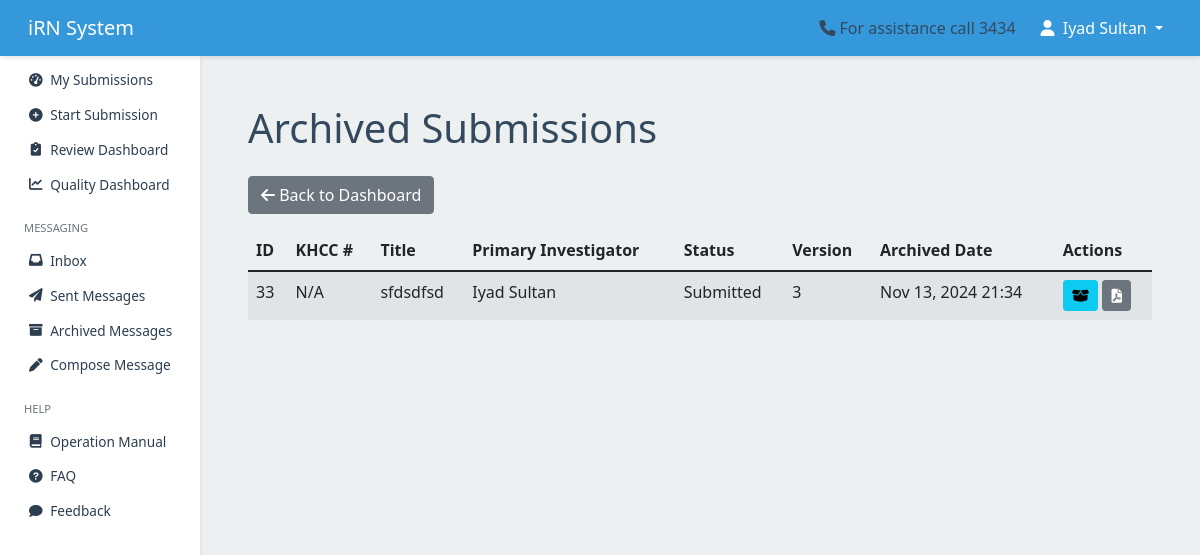
Screenshot of /submission/archived/ (signed in) with the database file from the repository.
### submission/models.py (models this page shows, shortened)
class Submission(models.Model):
    temporary_id = models.AutoField(primary_key=True)
    khcc_number = models.CharField(max_length=20, blank=True, null=True, unique=True)
    title = models.CharField(max_length=255)
    primary_investigator = models.ForeignKey(
        User, related_name='primary_investigations', on_delete=models.CASCADE
    )
    study_type = models.ForeignKey(StudyType, on_delete=models.SET_NULL, null=True)
    status = models.CharField(
        max_length=50,
        choices=get_submission_status_choices,
        default='draft'
    )
    date_created = models.DateTimeField(auto_now_add=True)
    last_modified = models.DateTimeField(auto_now=True)
    date_submitted = models.DateTimeField(blank=True, null=True)
    version = models.PositiveIntegerField(default=1)
    is_locked = models.BooleanField(default=False)
    is_archived = models.BooleanField(default=False)
    archived_at = models.DateTimeField(null=True, blank=True)
    show_in_irb = models.BooleanField(default=False, help_text="Toggle visibility for IRB members")
    show_in_rc = models.BooleanField(default=False, help_text="Toggle visibility for RC members")
    submitted_by = models.ForeignKey(
        User,
        related_name='submitted_submissions',
        on_delete=models.SET_NULL,
        null=True,
        blank=True,
        help_text="User who submitted the submission"
    )

### submission/views.py (the view)
# urls.py: path('archived/', views.archived_dashboard, name='archived_dashboard'),
@login_required
def archived_dashboard(request):
    submissions = Submission.objects.filter(
        is_archived=True
    ).select_related(
        'primary_investigator__userprofile'
    ).order_by('-date_created')
    return render(request, 'submission/archived_dashboard.html', {
        'submissions': submissions,
    })

### iRN/constants.py (called while the page is built)
def get_submission_status_choices():
    DEFAULT_CHOICES = SUBMISSION_STATUS_CHOICES
    try:
        choices = cache.get('submission_status_choices')
        if not choices:
            StatusChoice = apps.get_model('submission', 'StatusChoice')
            choices = list(StatusChoice.objects.filter(is_active=True).values_list('code', 'label'))
            if choices:
                cache.set('submission_status_choices', choices)
        return choices or DEFAULT_CHOICES
    except (OperationalError, LookupError):
        return DEFAULT_CHOICES

### submission/templates/submission/archived_dashboard.html (shortened to what this page needs)
{% extends 'users/base.html' %}
{% load static %}
{% block content %}
<div class="container mt-4">
    <h1 class="mb-4">Archived Submissions</h1>
    <div class="mb-3">
        <a href="{% url 'submission:dashboard' %}" class="btn btn-secondary">
            <i class="fas fa-arrow-left"></i> Back to Dashboard
        </a>
    </div>
    <div class="table-responsive">
        <table class="table table-striped">
            <thead>
                <tr>
                    <th>ID</th>
                    <th>KHCC #</th>
                    <th>Title</th>
                    <th>Primary Investigator</th>
                    <th>Status</th>
                    <th>Version</th>
                    <th>Archived Date</th>
                    <th>Actions</th>
                </tr>
            </thead>
            <tbody>
                {% for submission in submissions %}
                <tr>
                    <td>{{ submission.temporary_id }}</td>
                    <td>{{ submission.khcc_number|default:"N/A" }}</td>
                    <td>{{ submission.title }}</td>
                    <td>{{ submission.primary_investigator.get_full_name }}</td>
                    <td>{{ submission.get_status_display }}</td>
                    <td>{{ submission.version }}</td>
                    <td>{{ submission.archived_at|date:"M d, Y H:i" }}</td>
                    <td>
                        <button class="btn btn-sm btn-info unarchive-submission"
                                data-submission-id="{{ submission.temporary_id }}"
                                title="Unarchive Submission">
                            <i class="fas fa-box-open"></i>
                        </button>
                        <a href="{% url 'submission:download_submission_pdf' submission.temporary_id %}"
                           class="btn btn-sm btn-secondary"
                           title="Download PDF">
                            <i class="fas fa-file-pdf"></i>
                        </a>
                    </td>
                </tr>
                {% empty %}
                <tr>
                    <td colspan="9" class="text-center">No archived submissions found.</td>
                </tr>
                {% endfor %}
            </tbody>
        </table>
    </div>
</div>
{% endblock %}

### users/templates/users/base.html (shortened to what this page needs)
{% load static %}
<!DOCTYPE html>
<html lang="en">
<head>
    {% load static %}
    <link href="https://cdn.jsdelivr.net/npm/bootstrap@5.1.3/dist/css/bootstrap.min.css" rel="stylesheet">
    <link href="https://cdnjs.cloudflare.com/ajax/libs/font-awesome/6.0.0-beta3/css/all.min.css" rel="stylesheet">
    <link href="https://cdn.jsdelivr.net/npm/select2@4.1.0-rc.0/dist/css/select2.min.css" rel="stylesheet">
    <link href="https://cdn.jsdelivr.net/npm/select2-bootstrap-5-theme@1.3.0/dist/select2-bootstrap-5-theme.min.css" rel="stylesheet">
</head>
<body>
    <nav class="navbar navbar-expand-lg navbar-dark">
        <div class="container-fluid">
            <a class="navbar-brand" href="/">iRN System</a>
            <div class="collapse navbar-collapse justify-content-end" id="navbarNav">
                <span class="me-3"><i class="fas fa-phone me-1"></i>For assistance call 3434</span>
                {% if user.is_authenticated %}
                    <ul class="navbar-nav">
                        <li class="nav-item dropdown">
                            <button class="nav-link dropdown-toggle btn btn-link"
                                    id="userDropdown"
                                    data-bs-toggle="dropdown"
                                    aria-expanded="false">
                                <i class="fas fa-user me-1"></i>
                                {{ user.get_full_name|default:user.username }}
                            </button>
                        </li>
                    </ul>
                {% endif %}
            </div>
        </div>
    </nav>
    <div class="container-fluid">
        <div class="row">
            <nav class="sidebar" id="sidebar">
                <div class="position-sticky">
                    <ul class="nav flex-column">
                        <li class="nav-item">
                            <a class="nav-link {% if request.resolver_match.url_name == 'dashboard' %}active{% endif %}"
                               href="{% url 'submission:dashboard' %}">
                                <i class="fas fa-tachometer-alt"></i>
                                <span>My Submissions</span>
                            </a>
                        </li>
                        <li class="nav-item">
                            <a class="nav-link {% if request.resolver_match.url_name == 'start_submission' %}active{% endif %}"
                               href="{% url 'submission:start_submission' %}">
                                <i class="fas fa-plus-circle"></i>
                                <span>Start Submission</span>
                            </a>
                        </li>
                        <li class="nav-item">
                            {% if request.user.groups.all|dictsort:"name"|join:"," in "IRB,OSAR,RC" %}
                            <a class="nav-link {% if request.resolver_match.url_name == 'review_dashboard' %}active{% endif %}"
                               href="{% url 'review:review_dashboard' %}">
                                <i class="fas fa-clipboard-check"></i>
                                <span>Review Dashboard</span>
                            </a>
                            {% endif %}
                        </li>
                        <li class="nav-item">
                            <a href="{% url 'review:quality_dashboard' %}" class="nav-link">
                                <i class="fas fa-chart-line"></i> Quality Dashboard
                            </a>
                        </li>
                        <li class="nav-item mt-3">
                            <div class="sidebar-heading px-3 py-2 text-muted small text-uppercase">
                                Messaging
                            </div>
                        </li>
                        <li class="nav-item">
                            <a class="nav-link {% if request.resolver_match.url_name == 'inbox' %}active{% endif %}"
                               href="{% url 'messaging:inbox' %}">
                                <i class="fas fa-inbox"></i>
                                <span>Inbox</span>
                            </a>
                        </li>
                        <li class="nav-item">
                            <a class="nav-link {% if request.resolver_match.url_name == 'sent_messages' %}active{% endif %}"
                               href="{% url 'messaging:sent_messages' %}">
                                <i class="fas fa-paper-plane"></i>
                                <span>Sent Messages</span>
                            </a>
                        </li>
                        <li class="nav-item">
                            <a class="nav-link {% if request.resolver_match.url_name == 'archived_messages' %}active{% endif %}"
                               href="{% url 'messaging:archived_messages' %}">
                                <i class="fas fa-archive"></i>
                                <span>Archived Messages</span>
                            </a>
                        </li>
                        <li class="nav-item">
                            <a class="nav-link {% if request.resolver_match.url_name == 'compose_message' %}active{% endif %}"
                               href="{% url 'messaging:compose_message' %}">
                                <i class="fas fa-pen"></i>
                                <span>Compose Message</span>
                            </a>
                        </li>
                        <li class="nav-item mt-3">
                            <div class="sidebar-heading px-3 py-2 text-muted small text-uppercase">
                                Help
                            </div>
                        </li>
                        <li class="nav-item">
                            <a class="nav-link" href="{% url 'users:operation_manual' %}" target="_blank">
                                <i class="fas fa-book"></i>
                                <span>Operation Manual</span>
                            </a>
                        </li>
                        <li class="nav-item">
                            <a class="nav-link" href="{% url 'users:faq' %}">
                                <i class="fas fa-question-circle"></i>
                                <span>FAQ</span>
                            </a>
                        </li>
                        <li class="nav-item">
                            <a class="nav-link" href="{% url 'feedback:submit_feedback' %}">
                                <i class="fas fa-comment"></i>
                                <span>Feedback</span>
                            </a>
                        </li>
                    </ul>
                </div>
            </nav>
            <main class="main-content">
                {% block content %}{% endblock %}
            </main>
        </div>
    </div>
</body>
</html>

### users/templates/users/base.html (style rules this page uses)
:root { --primary-color: #3498db; --secondary-color: #2c3e50; --background-color: #ecf0f1; --text-color: #34495e; --sidebar-width: 200px; --navbar-height: 56px; --shadow-sm: 0 2px 4px rgba(0,0,0,.1); --shadow-md: 0 4px 6px rgba(0,0,0,.1); --transition-default: all 0.3s ease; }
body { font-family: 'Segoe UI', Tahoma, Geneva, Verdana, sans-serif; background-color: var(--background-color); color: var(--text-color); min-height: 100vh; padding-top: var(--navbar-height); }
.navbar { background-color: var(--primary-color); box-shadow: var(--shadow-sm); height: var(--navbar-height); padding: 0 1rem; z-index: 1030; position: fixed; top: 0; right: 0; left: 0; }
.navbar-brand, .navbar-nav .nav-link { color: white !important; }
.sidebar { position: fixed; top: var(--navbar-height); left: 0; width: var(--sidebar-width); height: calc(100vh - var(--navbar-height)); background-color: white; box-shadow: var(--shadow-sm); padding-top: 0.5rem; z-index: 1020; overflow-y: auto; }
.sidebar .nav-link { color: var(--secondary-color); padding: 0.4rem 0.75rem; border-left: 3px solid transparent; transition: var(--transition-default); display: flex; align-items: center; gap: 0.35rem; font-size: 0.85rem; margin-bottom: 0.1rem; }
.sidebar .nav-link i { width: 1.1rem; text-align: center; }
.sidebar-heading { padding: 0.3rem 0.75rem !important; margin-bottom: 0.2rem !important; font-size: 0.7rem !important; }
.sidebar .nav-item.mt-3 { margin-top: 0.75rem !important; }
.main-content { margin-left: var(--sidebar-width); padding: 1.5rem; min-height: calc(100vh - var(--navbar-height)); width: calc(100% - var(--sidebar-width)); }

### rows the page displays
Submission: temporary_id "33", khcc_number "N/A", title "sfdsdfsd", primary_investigator.get_full_name "Iyad Sultan", status "Submitted", version "3", archived_at "Nov 13, 2024 21:34"

### other values shown
{{ user.get_full_name|default:user.username }} "Iyad Sultan"
